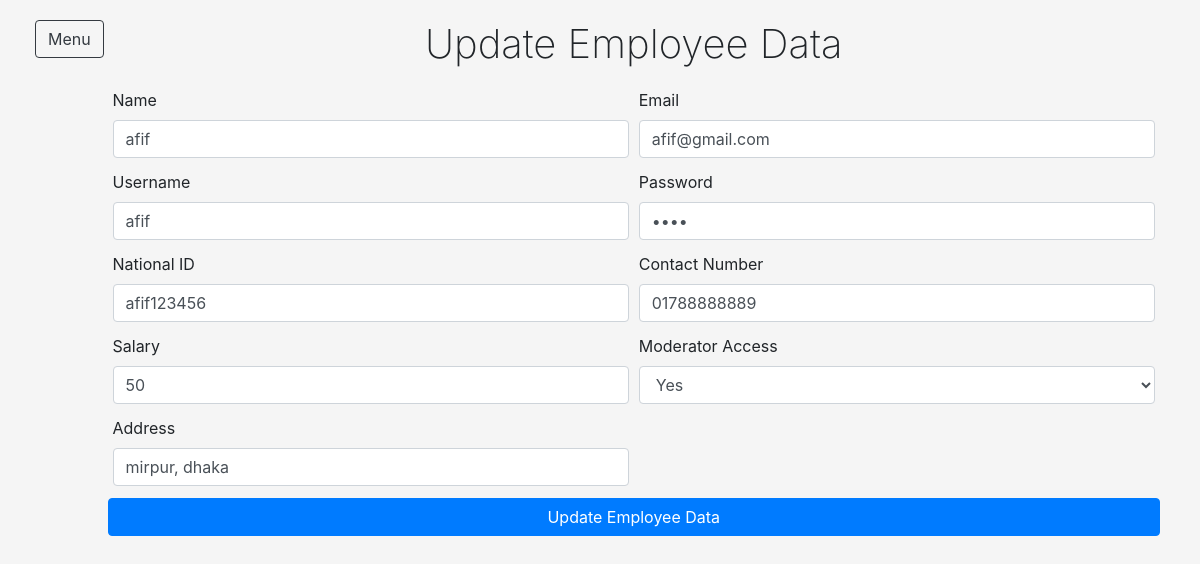
/page/update_employee_info.php?id=1 (signed in), run on the app's committed database.
### tables this page shows
CREATE TABLE `employee_table` (
  `employee_id` int(11) NOT NULL,
  `employee_name` text NOT NULL,
  `employee_email` text NOT NULL,
  `employee_username` text NOT NULL,
  `employee_password` text NOT NULL,
  `employee_nid` text NOT NULL,
  `employee_join_date` date NOT NULL,
  `employee_salary` int(11) NOT NULL,
  `employee_moderator_access` text NOT NULL,
  `employee_address` text NOT NULL,
  `employee_contact_number` text NOT NULL,
  `emp_status` text NOT NULL
);

### page/update_employee_info.php (the view, shortened to what this page needs)
<?php
    include "../backend/dbConnection.php";
    $result = mysqli_query($link,"SELECT * FROM employee_table WHERE employee_id='".$_SESSION['data_change_id']."'");
    $res= mysqli_fetch_array($result);
    $moderatorAccess = $res['employee_moderator_access'];
?>
<!DOCTYPE html>
<html lang="en">
<head>
    <link rel="stylesheet" href="https://maxcdn.bootstrapcdn.com/bootstrap/4.0.0/css/bootstrap.min.css">
    <link rel="stylesheet" type="text/css" href="../css/page_css/add_new_employee.css">
</head>
<body>
    <div id="full-page" class="row container-fluid">
       <div class="col-1">
            <button id="menuBtn" type="button" class="btn btn-outline-dark" onclick="openNav()">Menu</button>
       </div>
        <div id="form" class="col-11">
            <div id="header">
                <h1>Update Employee Data</h1>
            </div>
            <form action="../backend/update_employee_data.php" method="POST">
                <div class="form-row">
                    <div class="col-6">
                        <label>Name</label>
                        <input type="text" name="emp_name" class="form-control" placeholder="Name" value="<?php echo $res['employee_name']?>" >
                    </div>
                    <div class="col-6">
                        <label>Email</label>
                        <input type="email" name="emp_email" class="form-control" placeholder="Email" value="<?php echo $res['employee_email']?>" >
                    </div>
                </div>
                <div class="form-row">
                    <div class="col-6">
                        <label>Username</label>
                        <input type="text" name="emp_username" class="form-control" placeholder="Username" value="<?php echo $res['employee_username']?>" >
                    </div>
                    <div class="col-6">
                        <label>Password</label>
                        <input type="password" name="emp_password" class="form-control" placeholder="Password" value="<?php echo $res['employee_password']?>">
                    </div>
                </div>
                <div class="form-row">
                    <div class="col-6">
                        <label>National ID</label>
                        <input type="text" name="emp_nid" class="form-control" placeholder="National ID" value="<?php echo $res['employee_nid']?>">
                    </div>
                    <div class="col-6">
                        <label>Contact Number</label>
                        <input type="text" name="emp_number" class="form-control" placeholder="019*******" value="<?php echo $res['employee_contact_number']?>">
                    </div>
                </div>
                <div class="form-row">
                    <div class="col-6">
                        <label>Salary</label>
                        <input type="number" name="emp_salary" class="form-control" placeholder="Salary" value="<?php echo $res['employee_salary']?>">
                    </div>
                    <div class="col-6">
                        <label>Moderator Access</label>
                        <select class="form-control" name="emp_moderatorAccess">
                            <?php
                                if($moderatorAccess == 'Yes')
                                {
                                    echo "<option value='Yes' selected >Yes</option>";
                                }
                            ?>
                        </select>
                    </div>
                </div>
                <div class="form-row">
                    <div class="col-6">
                        <label>Address</label>
                        <input type="text" name="emp_address" class="form-control" placeholder="Address" value="<?php echo $res['employee_address']?>">
                    </div>
                </div>
                <div class="form-row">
                    <button type="submit" id="add_emp_btn" name="submitBtn" class="btn btn-primary btn-block">Update Employee Data</button>
                </div>
            </form>
        </div>
    </div>
</body>
</html>

### css/page_css/add_new_employee.css (style rules this page uses)
body { background-color: whitesmoke; }
#header h1 { text-align: center; margin: 20px; font-weight: 200; }
.form-row { margin-bottom: 12px; }
#menuBtn { margin: 20px; }

### data on the page
employee_table: emp_name "afif", emp_email "afif@gmail.com", emp_username "afif", emp_nid "afif123456", emp_number "01788888889", emp_salary "50", emp_moderatorAccess "Yes", emp_address "mirpur, dhaka"
